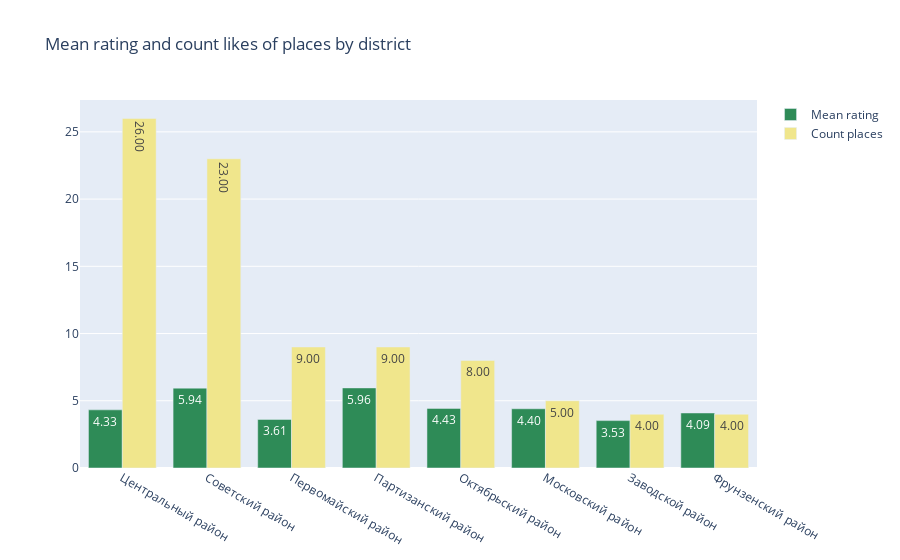

Write notebook code for a chart like this one.
### Markdown cell above
Now let's look mean rating through by every district

### Code cell
import plotly.graph_objects as go
labels = bakery_full_df['district'].value_counts().index
values_rat = bakery_full_df.groupby('district').mean()['rating']
values_likes = bakery_full_df.groupby('district').mean()['likes']
count_places = bakery_full_df['district'].value_counts().values

fig = go.Figure(data=[
    go.Bar(name='Mean rating', x=labels, y=values_rat,text=list(map('{:.2f}'.format,values_rat)),
           textposition='auto',
           marker_color='SeaGreen'),
    go.Bar(name='Count places', x=labels, y=count_places,
           text=list(map('{:.2f}'.format,count_places)), textposition='auto',
           marker_color='Khaki')
])
# Change the bar mode
fig.update_layout(barmode='group', title = 'Mean rating and count likes of places by district')
fig.show()

### Figure 1 — Plotly figure (JSON) as saved in the notebook; plotly's stock layout.template omitted (floating-point values rounded to 4 significant figures)
{"data": [{"marker": {"color": "SeaGreen"}, "name": "Mean rating", "text": ["4.33", "5.94", "3.61", "5.96", "4.43", "4.40", "3.53", "4.09"], "textposition": "auto", "type": "bar", "x": ["Центральный район", "Советский район", "Первомайский район", "Партизанский район", "Октябрьский район", "Московский район", "Заводской район", "Фрунзенский район"], "y": [4.325, 5.94, 3.612, 5.956, 4.433, 4.404, 3.525, 4.092]}, {"marker": {"color": "Khaki"}, "name": "Count places", "text": ["26.00", "23.00", "9.00", "9.00", "8.00", "5.00", "4.00", "4.00"], "textposition": "auto", "type": "bar", "x": ["Центральный район", "Советский район", "Первомайский район", "Партизанский район", "Октябрьский район", "Московский район", "Заводской район", "Фрунзенский район"], "y": [26, 23, 9, 9, 8, 5, 4, 4]}], "layout": {"barmode": "group", "title": {"text": "Mean rating and count likes of places by district"}}}
